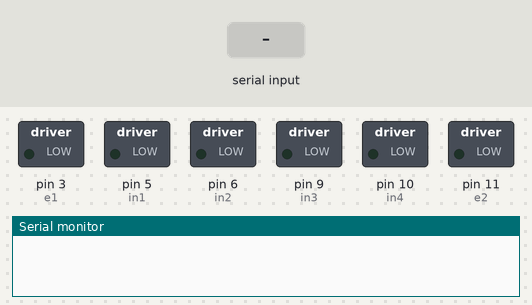
Recording of a sketch running on a simulated Arduino Uno, built with avr-gcc and run on an emulated ATmega328P. Parts: switched loads named in the sketch (green lamp = pin HIGH), the last lines printed to the serial monitor. Inputs (shaded band) come from the test bench.

Above: at 1.2 s.
1.3 s: "F" received over Serial
At 1.8 s:
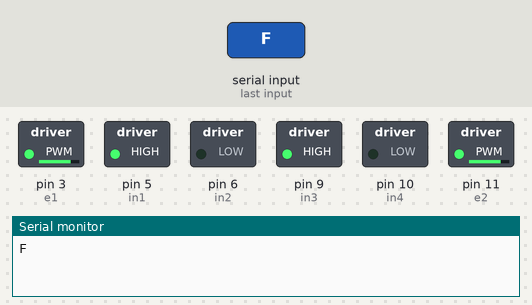
2.8 s: "B" received over Serial
At 4.0 s:
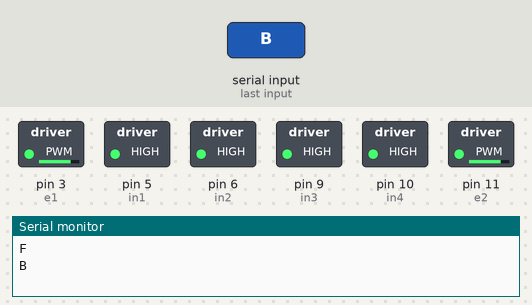
4.3 s: "L" received over Serial
At 5.2 s:
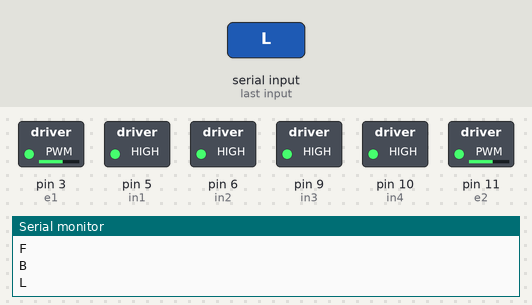
5.8 s: "G" received over Serial
At 6.4 s:
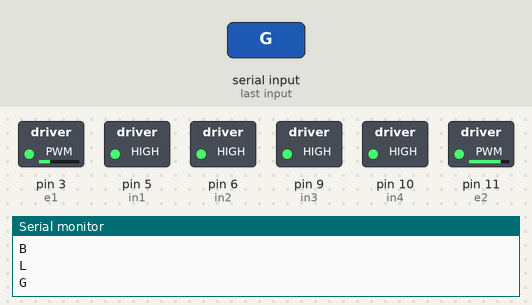
7.3 s: "I" received over Serial
At 8.5 s:
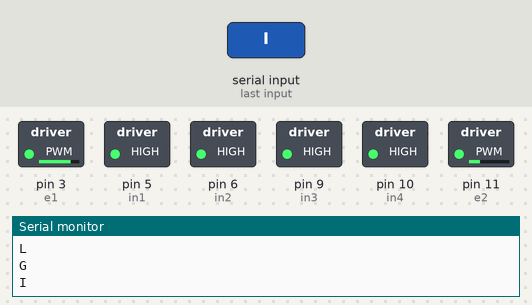
8.8 s: "H" received over Serial
At 9.8 s:
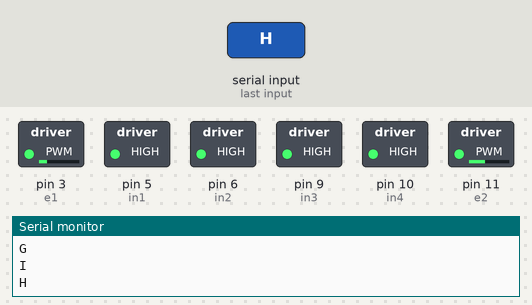
Timing chart, 0 to 11.3 s (numbered marks = the images above; inputs shaded):
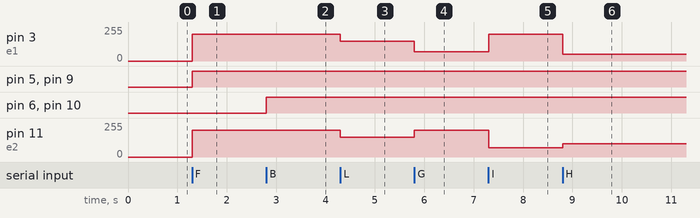

The sketch:

Bluetooth_Controlled_Robot.ino
```cpp
#define in1 5
#define in2 6
#define in3 9
#define in4 10
#define e1 3
#define e2 11
char t;

void setup() {
  pinMode(in1, OUTPUT);  //left motors  forward
  pinMode(in2, OUTPUT);  //left motors reverse
  pinMode(in3, OUTPUT);  //right  motors forward
  pinMode(in4, OUTPUT);  //right motors reverse
  pinMode(e1, OUTPUT);
  pinMode(e2, OUTPUT);
  Serial.begin(9600);

}

void loop() {
  if (Serial.available()) {
    t = Serial.read();
    Serial.println(t);
  }
    if (t == 'F') {
     analogWrite(e1,200);
     analogWrite(e2,200);
      digitalWrite(in1, HIGH);
      digitalWrite(in3, HIGH);

    }

    else if (t == 'B') {
     analogWrite(e1,200);
     analogWrite(e2,200);//move reverse (all  motors rotate in reverse direction)
      digitalWrite(in2, HIGH);
      digitalWrite(in4, HIGH);

    }

    else if (t == 'L') {
      analogWrite(e1,150);
     analogWrite(e2,150);//turn right (left side motors rotate in forward direction,  right side motors doesn't rotate)
      digitalWrite(in3, HIGH);
      digitalWrite(in2, HIGH);

    }

    else  if (t == 'R') {
           analogWrite(e1,150);
     analogWrite(e2,150);//turn left (right side motors rotate in forward direction, left  side motors doesn't rotate)
      digitalWrite(in1, HIGH);
      digitalWrite(in4, HIGH);

    }

    else if (t ==  'G') {
     analogWrite(e1,70);
     analogWrite(e2,200);//turn led on or off)
           digitalWrite(in1, HIGH);
      digitalWrite(in3, HIGH);

    }
    else if (t ==  'I') {
           analogWrite(e1,200);
     analogWrite(e2,70);//turn led on or off)
      digitalWrite(in1, HIGH);
            digitalWrite(in3, HIGH);

    }
    else if (t ==  'H') {
                 analogWrite(e1,50);
     analogWrite(e2,100);
            digitalWrite(in2, HIGH);//turn led on or off)
      digitalWrite(in4, HIGH);

    }
    else if (t ==  'J') {
                       analogWrite(e1,100);
     analogWrite(e2,50);//turn led on or off)
      digitalWrite(in2, HIGH);
           digitalWrite(in4, HIGH);

    }
    else if (t == 'S') {    //STOP (all motors stop)
      digitalWrite(in1, LOW);
      digitalWrite(in2, LOW);
      digitalWrite(in3, LOW);
      digitalWrite(in4, LOW);

    }
    delay(1);


  }
```

Measured:
- after the input at 1.3 s, pin 3 (e1), pin 11 (e2): 0/255 → 200/255 at once; pin 5 (in1), pin 9 (in3): LOW → HIGH at once
- after the input at 2.8 s, pin 6 (in2), pin 10 (in4): LOW → HIGH at once
- after the input at 4.3 s, pin 3 (e1), pin 11 (e2): 200/255 → 150/255 at once
- after the input at 5.8 s, pin 3 (e1): 150/255 → 70/255 at once; pin 11 (e2): 150/255 → 200/255 at once
- after the input at 7.3 s, pin 3 (e1): 70/255 → 200/255 at once; pin 11 (e2): 200/255 → 70/255 at once
- after the input at 8.8 s, pin 3 (e1): 200/255 → 50/255 at once; pin 11 (e2): 70/255 → 100/255 at once
